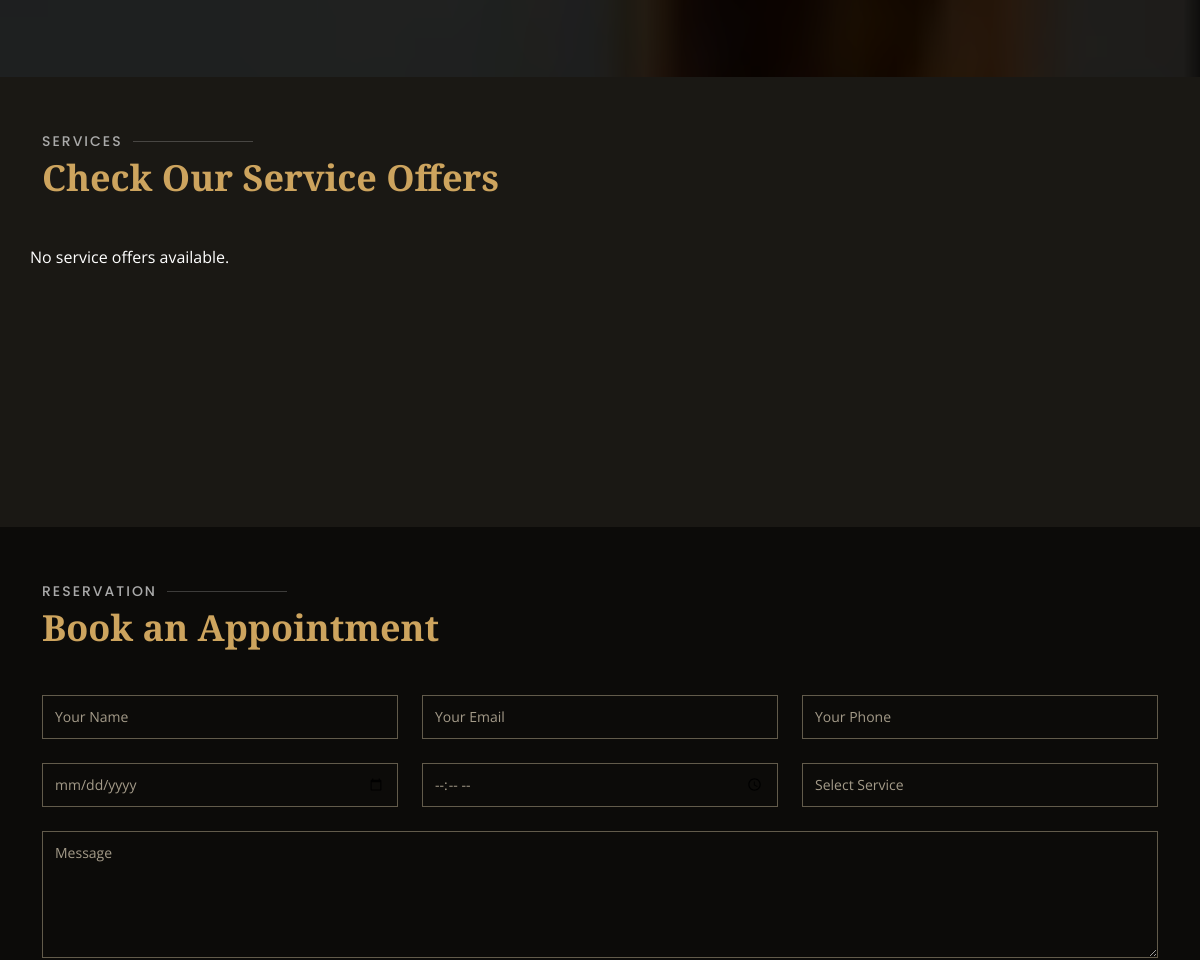
Before: / (middle part) with the older database file.
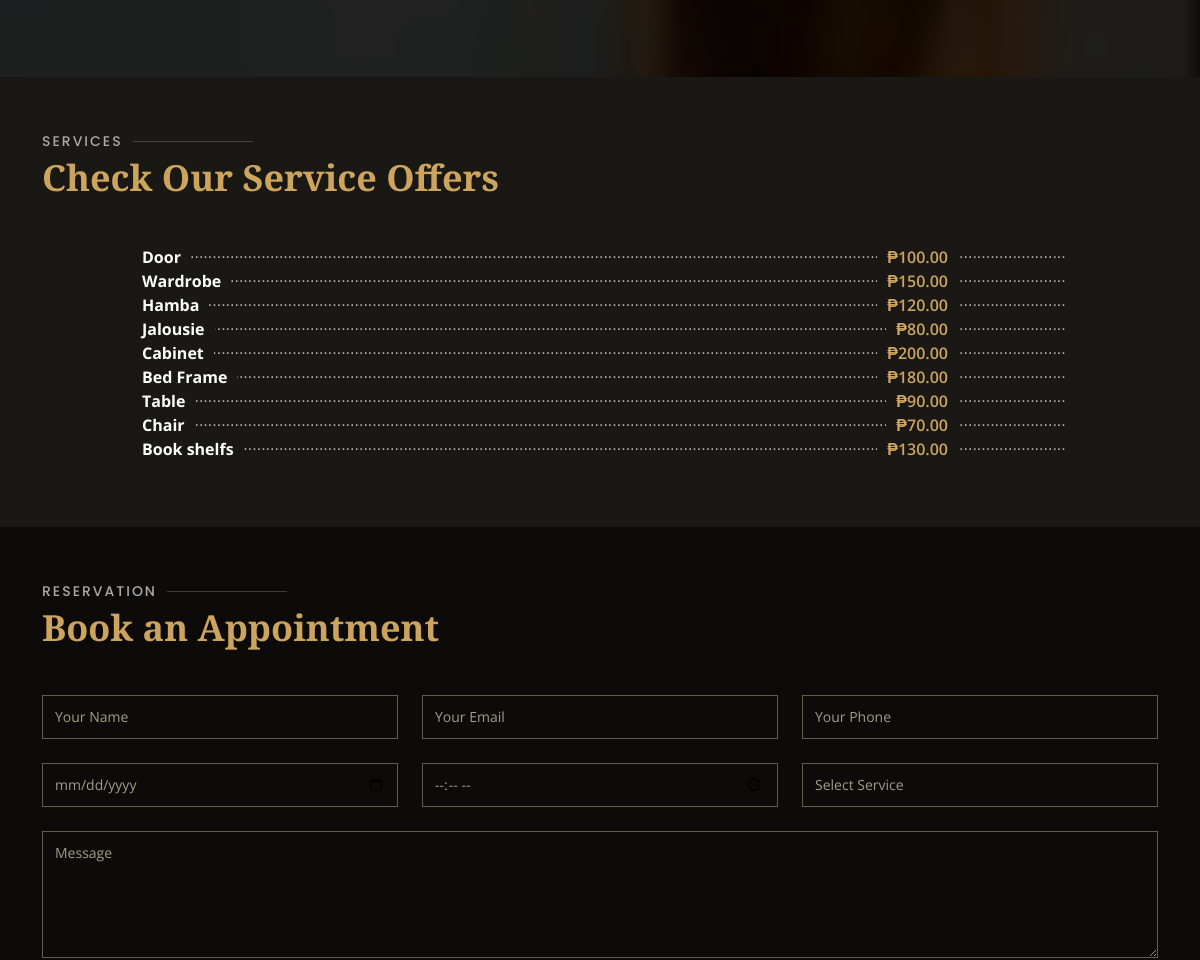
After: the same page with the newer database file.
### tables this page shows
CREATE TABLE `service_offers` (
  `id` int(11) NOT NULL,
  `service_name` varchar(255) NOT NULL,
  `price` decimal(10,2) NOT NULL
);

### fetch_service_offers.php (the view, shortened to what this page needs)
<?php
$servername = "localhost";
$username = "root";
$password = "";
$database = "woodworks_db";
$conn = new mysqli($servername, $username, $password, $database);
$sql = "SELECT service_name, price FROM service_offers";
$result = $conn->query($sql);
if ($result->num_rows > 0) {
    while($row = $result->fetch_assoc()) {
        echo '<div class="menu-content">';
        echo '<a href="#">' . $row["service_name"] . '</a><span>₱' . $row["price"] . '</span>';
        echo '</div>';
    }
} else {
    echo "No service offers available.";
}
?>

### index.php (shortened to what this page needs)
<!DOCTYPE html>
<html lang="en">
<head>
  <link href="assets/vendor/animate.css/animate.min.css" rel="stylesheet">
  <link href="assets/vendor/aos/aos.css" rel="stylesheet">
  <link href="assets/vendor/bootstrap/css/bootstrap.min.css" rel="stylesheet">
  <link href="assets/vendor/bootstrap-icons/bootstrap-icons.css" rel="stylesheet">
  <link href="assets/vendor/boxicons/css/boxicons.min.css" rel="stylesheet">
  <link href="assets/vendor/glightbox/css/glightbox.min.css" rel="stylesheet">
  <link href="assets/vendor/swiper/swiper-bundle.min.css" rel="stylesheet">
  <link href="assets/css/style.css" rel="stylesheet">
</head>
<body>
  <main id="main">
    <section id="about" class="about">
    </section>
    <section id="menu" class="menu section-bg">
        <div class="container" data-aos="fade-up">
            <div class="section-title">
                <h2>Services</h2>
                <p>Check Our Service Offers</p>
            </div>
            <div class="row menu-container" data-aos="fade-up" data-aos-delay="200">
                <?php include 'fetch_service_offers.php'; ?>
            </div>
        </div>
    </section>
    <section id="book-a-table" class="book-a-table">
      <div class="container" data-aos="fade-up">
        <div class="section-title">
          <h2>Reservation</h2>
          <p>Book an Appointment</p>
        </div>
        <form action="forms/book_appointment.php" method="post" role="form" class="php-email-form" id="booking-form" data-aos="fade-up" data-aos-delay="100">
          <div class="row">
            <div class="col-lg-4 col-md-6 form-group">
              <input type="text" name="name" class="form-control" id="name" placeholder="Your Name" data-rule="minlen:4" data-msg="Please enter at least 4 chars" required>
            </div>
            <div class="col-lg-4 col-md-6 form-group mt-3 mt-md-0">
              <input type="email" class="form-control" name="email" id="email" placeholder="Your Email" data-rule="email" data-msg="Please enter a valid email" required>
            </div>
            <div class="col-lg-4 col-md-6 form-group mt-3 mt-md-0">
              <input type="text" class="form-control" name="phone" id="phone" placeholder="Your Phone" data-rule="minlen:4" data-msg="Please enter at least 4 chars" required>
            </div>
            <div class="col-lg-4 col-md-6 form-group mt-3">
              <input type="date" name="date" class="form-control" id="date" placeholder="Date" data-rule="minlen:4" data-msg="Please enter at least 4 chars" required>
            </div>
            <div class="col-lg-4 col-md-6 form-group mt-3">
              <input type="time" class="form-control" name="time" id="time" placeholder="Time" data-rule="minlen:4" data-msg="Please enter at least 4 chars" required>
            </div>
            <div class="col-lg-4 col-md-6 form-group mt-3">
              <select class="form-control" name="service" id="service" data-msg="Please select service" required>
                        <option value="">Select Service</option>
                    </select>
            </div>
          </div>
          <div class="form-group mt-3">
            <textarea class="form-control" name="message" id="message" rows="5" placeholder="Message"></textarea>
          </div>
        </form>
      </div>
    </section>
  </main>
</body>
</html>

### assets/css/style.css (style rules this page uses)
body { font-family: "Open Sans", sans-serif; background: #0c0b09; color: #fff; }
a { color: #cda45e; text-decoration: none; }
h1, h2, h3, h4, h5, h6 { font-family: "Playfair Display", serif; }
section { padding: 60px 0; overflow: hidden; }
.section-bg { background-color: #1a1814; height: 450px; }
.section-title { padding-bottom: 40px; }
.section-title h2 { font-size: 14px; font-weight: 500; padding: 0; line-height: 1px; margin: 0 0 5px 0; letter-spacing: 2px; text-transform: uppercase; color: #aaaaaa; font-family: "Poppins", sans-serif; }
.section-title h2::after { content: ""; width: 120px; height: 1px; display: inline-block; background: rgba(255, 255, 255, 0.2); margin: 4px 10px; }
.section-title p { margin: 0; margin: 0; font-size: 36px; font-weight: 700; font-family: "Playfair Display", serif; color: #cda45e; }
.about { background: url("../img/about-bg.jpg") center center; background-size: cover; position: relative; padding: 80px 0; }
.about:before { content: ""; background: rgba(0, 0, 0, 0.8); position: absolute; bottom: 0; top: 0; left: 0; right: 0; }
@media (min-width: 1024px) { .about { background-attachment: fixed; } }
.menu .menu-content { margin-left: 100px; overflow: hidden; display: flex; justify-content: space-between; position: relative; }
.menu .menu-content::after { content: "......................................................................" "...................................................................." "...................................................................."; position: absolute; left: 20px; right: 0; top: -4px; z-index: 1; color: #bab3a6; font-family: Arial, "Helvetica Neue", Helvetica, sans-serif; }
.menu .menu-content a { padding-right: 10px; background: #1a1814; position: relative; z-index: 3; font-weight: 700; color: white; transition: 0.3s; }
.menu .menu-content span { background: #1a1814; position: relative; z-index: 3; padding: 0 10px; font-weight: 600; color: #cda45e; margin-right: 300px; }
.book-a-table .php-email-form { width: 100%; }
.book-a-table .php-email-form .form-group { padding-bottom: 8px; }
.book-a-table .php-email-form input, .book-a-table .php-email-form textarea { border-radius: 0; box-shadow: none; font-size: 14px; background: #0c0b09; border-color: #625b4b; color: white; }
.book-a-table .php-email-form input::placeholder, .book-a-table .php-email-form textarea::placeholder { color: #a49b89; }
.book-a-table .php-email-form input { height: 44px; }
.book-a-table .php-email-form textarea { padding: 10px 12px; }

### index.php (style rules this page uses)
select#service { line-height: 2.2; color: #a49b89; background-color: #0c0b09; border: var(--bs-border-width) solid #625b4b; border-radius: 0rem; font-size: 14px; }
input#date, input#time { color: #a49b89; }

Changed rows visible on the page:
added service_offers: service_name "Door", price "100.00"
added service_offers: service_name "Wardrobe", price "150.00"
added service_offers: service_name "Hamba", price "120.00"
added service_offers: service_name "Jalousie", price "80.00"
added service_offers: service_name "Cabinet", price "200.00"
added service_offers: service_name "Bed Frame", price "180.00"
added service_offers: service_name "Table", price "90.00"
added service_offers: service_name "Chair", price "70.00"
added service_offers: service_name "Book shelfs", price "130.00"
Other visible differences:
text no longer shown: "No service offers available."
